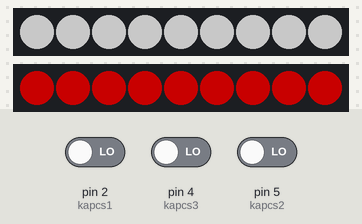
A sketch run on a simulated Arduino Nano, built with avr-gcc and run on an emulated ATmega328P. Shown: 2 × 9 RGB LEDs in strip order, left to right. The test bench sets the inputs (shaded band); at power-on: pin 5 (kapcs2) LOW, pin 2 (kapcs1) LOW, pin 4 (kapcs3) LOW. Dim RGB values are drawn brighter than linear.

Above: at 1.2 s.
1.3 s: pin 5 (kapcs2) driven HIGH
At 1.36 s:
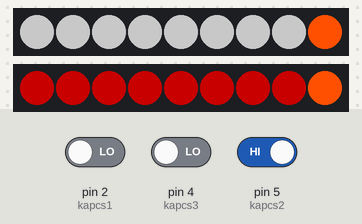
At 1.77 s:
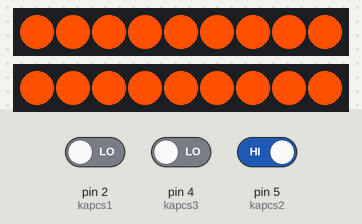
3.0 s: pin 2 (kapcs1) driven HIGH
At 3.35 s:
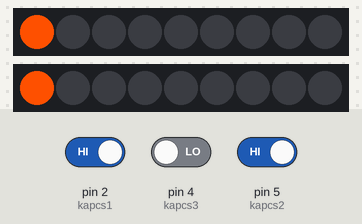

Measured:
- after the input at 1.3 s, the LEDs: change after 0.05 s (image 1)

The sketch:

SmartCycle.ino
```cpp
#include <Adafruit_NeoPixel.h>

Adafruit_NeoPixel strip[] = {
  Adafruit_NeoPixel(9, 3, NEO_GRB + NEO_KHZ800),
  Adafruit_NeoPixel(9, 6, NEO_GRB + NEO_KHZ800),
};

#define index_r 253
#define index_g 80
#define index_b 0
#define index_time 50

const int kapcs1 = 2;
const int kapcs2 = 5;
const int kapcs3 = 4;

int kapcs1State = 0;
int kapcs2State = 0;
int kapcs3State = 0;

void setup() {
  strip[0].begin();
  strip[1].begin();

  pinMode(kapcs1, INPUT);
  pinMode(kapcs2, INPUT);
  pinMode(kapcs3, INPUT);
  Serial.begin(9600);
}

void loop() {
  kapcs1State = digitalRead(kapcs1);
  kapcs2State = digitalRead(kapcs2);
  kapcs3State = digitalRead(kapcs3);

  //AnalogRead
  //értek 0-1023 között

  //Auto/Bekapcs
  //bekapcsolva?

  //int kapcsbe = digitalRead(kapcs3);
  byte bekapcsolva = 0;
  if(kapcs3State == 1){
    if(analogRead(A6)<300){
      bekapcsolva = 1;
    }else{
      bekapcsolva = 0;
    }
  }else{
    bekapcsolva = 1;
  }
 /*
  Serial.print("fény:");
  Serial.println(analogRead(A6));
  delay(20);
  Serial.print("kapcs1: ");
  Serial.println(kapcs1State);
  delay(20);
  Serial.print("kapcs2: ");
  Serial.println(kapcs2State);
  delay(20);
  Serial.print("kapcs3: ");
  Serial.println(kapcs3State);
  delay(20);
 */

  if (kapcs1State == 1) {
    for (int i = 0; i < 9; i++) {
      strip[0].setPixelColor(i, strip[0].Color(index_r, index_g, index_b));
      strip[1].setPixelColor(i, strip[1].Color(index_r, index_g, index_b));
      strip[0].show();
      strip[1].show();
      delay(index_time);
    }
    black(0);
    black(1);
  }else if (kapcs2State == 1) {  //----------------------------------------------------------
    for (int i = 9; i >= 0; i--) {
      strip[0].setPixelColor(i, strip[0].Color(index_r, index_g, index_b));
      strip[1].setPixelColor(i, strip[1].Color(index_r, index_g, index_b));
      strip[0].show();
      strip[1].show();
      delay(index_time);
    }
    black1(0);
    black1(1);
  }else{  //------------------------------------------------------------------------------
    if(bekapcsolva){
      for (int i = 0; i < 9; i++) {
      strip[0].setPixelColor(i, strip[0].Color(100, 100, 100));
      strip[1].setPixelColor(i, strip[1].Color(100, 0, 0));
      }
      strip[0].show();
      strip[1].show();
    }else{
      black(0);
      black(1);
    }
  }
}
//**********************************************************************
void black(int x) {
  for (int i = 0; i < 9; i++) {
    strip[x].setPixelColor(i, strip[x].Color(0, 0, 0));
  }
  strip[x].show();
}
void black1(int x) {
  for (int i = 9; i >= 0; i--) {
    strip[x].setPixelColor(i, strip[x].Color(0, 0, 0));
  }
  strip[x].show();
}
```
